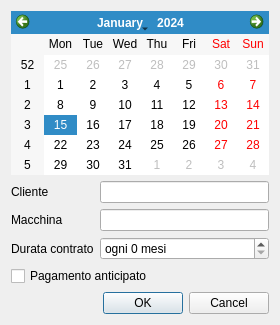
<?xml version="1.0" encoding="UTF-8"?>
<ui version="4.0">
 <class>NewMachine</class>
 <widget class="QDialog" name="NewMachine">
  <property name="geometry">
   <rect>
    <x>0</x>
    <y>0</y>
    <width>280</width>
    <height>325</height>
   </rect>
  </property>
  <property name="windowTitle">
   <string>Dialog</string>
  </property>
  <layout class="QVBoxLayout" name="verticalLayout">
   <item>
    <widget class="QCalendarWidget" name="DataInizio"/>
   </item>
   <item>
    <layout class="QFormLayout" name="formLayout">
     <item row="0" column="0">
      <widget class="QLabel" name="label">
       <property name="text">
        <string>Cliente</string>
       </property>
       <property name="buddy">
        <cstring>Cliente</cstring>
       </property>
      </widget>
     </item>
     <item row="0" column="1">
      <widget class="QLineEdit" name="Cliente"/>
     </item>
     <item row="1" column="0">
      <widget class="QLabel" name="label_2">
       <property name="text">
        <string>Macchina</string>
       </property>
       <property name="buddy">
        <cstring>Macchina</cstring>
       </property>
      </widget>
     </item>
     <item row="1" column="1">
      <widget class="QLineEdit" name="Macchina"/>
     </item>
     <item row="2" column="0">
      <widget class="QLabel" name="label_3">
       <property name="text">
        <string>Durata contrato</string>
       </property>
       <property name="buddy">
        <cstring>DeltaMesi</cstring>
       </property>
      </widget>
     </item>
     <item row="2" column="1">
      <widget class="QSpinBox" name="DeltaMesi">
       <property name="suffix">
        <string> mesi</string>
       </property>
       <property name="prefix">
        <string>ogni </string>
       </property>
      </widget>
     </item>
    </layout>
   </item>
   <item>
    <widget class="QCheckBox" name="isAnticipato">
     <property name="text">
      <string>Pagamento anticipato</string>
     </property>
    </widget>
   </item>
   <item>
    <widget class="QDialogButtonBox" name="buttonBox">
     <property name="standardButtons">
      <set>QDialogButtonBox::Cancel|QDialogButtonBox::Ok</set>
     </property>
    </widget>
   </item>
  </layout>
 </widget>
 <resources/>
 <connections>
  <connection>
   <sender>buttonBox</sender>
   <signal>accepted()</signal>
   <receiver>NewMachine</receiver>
   <slot>accept()</slot>
   <hints>
    <hint type="sourcelabel">
     <x>127</x>
     <y>303</y>
    </hint>
    <hint type="destinationlabel">
     <x>131</x>
     <y>389</y>
    </hint>
   </hints>
  </connection>
  <connection>
   <sender>buttonBox</sender>
   <signal>rejected()</signal>
   <receiver>NewMachine</receiver>
   <slot>reject()</slot>
   <hints>
    <hint type="sourcelabel">
     <x>234</x>
     <y>318</y>
    </hint>
    <hint type="destinationlabel">
     <x>234</x>
     <y>466</y>
    </hint>
   </hints>
  </connection>
 </connections>
</ui>
